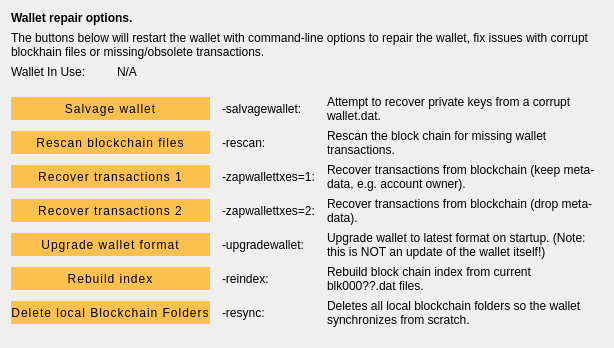
     <widget class="QWidget" name="tab_repair">
      <attribute name="title">
       <string>&amp;Wallet Repair</string>
      </attribute>
      <layout class="QGridLayout" name="gridLayout_4" columnstretch="0,0,0,0">
       <property name="horizontalSpacing">
        <number>12</number>
       </property>
       <item row="10" column="0" colspan="2">
        <widget class="QPushButton" name="btn_resync">
         <property name="minimumSize">
          <size>
           <width>100</width>
           <height>23</height>
          </size>
         </property>
         <property name="styleSheet">
          <string notr="true">QPushButton {
  /* Global Button Style */
  background-color: #fdc14f;
  padding: 0.85em 2em;
  letter-spacing: 1px;
  color: #000000;
  font-size: 12px;
  border-radius: 20px;
}
QPushButton:hover {
  background-color: #fb9803;
}
QPushButton:focus {
  border: none;
  outline: none;
}
QPushButton:pressed {
  border: 1px solid #ff7300;
}</string>
         </property>
         <property name="text">
          <string>Delete local Blockchain Folders</string>
         </property>
        </widget>
       </item>
       <item row="0" column="0" colspan="4">
        <widget class="QLabel" name="label_repair_header">
         <property name="font">
          <font>
           <weight>75</weight>
           <bold>true</bold>
          </font>
         </property>
         <property name="text">
          <string>Wallet repair options.</string>
         </property>
        </widget>
       </item>
       <item row="1" column="0" colspan="4">
        <widget class="QLabel" name="label_repair_helptext">
         <property name="font">
          <font>
           <weight>50</weight>
           <bold>false</bold>
          </font>
         </property>
         <property name="text">
          <string>The buttons below will restart the wallet with command-line options to repair the wallet, fix issues with corrupt blockhain files or missing/obsolete transactions.</string>
         </property>
         <property name="wordWrap">
          <bool>true</bool>
         </property>
        </widget>
       </item>
       <item row="2" column="0">
        <widget class="QLabel" name="wallet_path_label">
         <property name="text">
          <string>Wallet In Use:</string>
         </property>
        </widget>
       </item>
       <item row="2" column="1" colspan="3">
        <widget class="QLabel" name="wallet_path">
         <property name="cursor">
          <cursorShape>IBeamCursor</cursorShape>
         </property>
         <property name="text">
          <string>N/A</string>
         </property>
         <property name="textFormat">
          <enum>Qt::PlainText</enum>
         </property>
         <property name="textInteractionFlags">
          <set>Qt::LinksAccessibleByMouse|Qt::TextSelectableByKeyboard|Qt::TextSelectableByMouse</set>
         </property>
        </widget>
       </item>
       <item row="3" column="0">
        <spacer name="verticalSpacer_repair1">
         <property name="orientation">
          <enum>Qt::Vertical</enum>
         </property>
         <property name="sizeHint" stdset="0">
          <size>
           <width>10</width>
           <height>10</height>
          </size>
         </property>
        </spacer>
       </item>
       <item row="4" column="0" colspan="2">
        <widget class="QPushButton" name="btn_salvagewallet">
         <property name="minimumSize">
          <size>
           <width>100</width>
           <height>23</height>
          </size>
         </property>
         <property name="styleSheet">
          <string notr="true">QPushButton {
  /* Global Button Style */
  background-color: #fdc14f;
  padding: 0.85em 2em;
  letter-spacing: 1px;
  color: #000000;
  font-size: 12px;
  border-radius: 20px;
}
QPushButton:hover {
  background-color: #fb9803;
}
QPushButton:focus {
  border: none;
  outline: none;
}
QPushButton:pressed {
  border: 1px solid #ff7300;
}</string>
         </property>
         <property name="text">
          <string>Salvage wallet</string>
         </property>
        </widget>
       </item>
       <item row="4" column="2">
        <widget class="QLabel" name="label_repair_salvage_command">
         <property name="text">
          <string notr="true">-salvagewallet:</string>
         </property>
        </widget>
       </item>
       <item row="4" column="3">
        <widget class="QLabel" name="label_repair_salvage">
         <property name="text">
          <string>Attempt to recover private keys from a corrupt wallet.dat.</string>
         </property>
         <property name="wordWrap">
          <bool>true</bool>
         </property>
        </widget>
       </item>
       <item row="5" column="0" colspan="2">
        <widget class="QPushButton" name="btn_rescan">
         <property name="minimumSize">
          <size>
           <width>100</width>
           <height>23</height>
          </size>
         </property>
         <property name="styleSheet">
          <string notr="true">QPushButton {
  /* Global Button Style */
  background-color: #fdc14f;
  padding: 0.85em 2em;
  letter-spacing: 1px;
  color: #000000;
  font-size: 12px;
  border-radius: 20px;
}
QPushButton:hover {
  background-color: #fb9803;
}
QPushButton:focus {
  border: none;
  outline: none;
}
QPushButton:pressed {
  border: 1px solid #ff7300;
}</string>
         </property>
         <property name="text">
          <string>Rescan blockchain files</string>
         </property>
        </widget>
       </item>
       <item row="5" column="2">
        <widget class="QLabel" name="label_repair_rescan_command">
         <property name="text">
          <string notr="true">-rescan:</string>
         </property>
        </widget>
       </item>
       <item row="5" column="3">
        <widget class="QLabel" name="label_repair_rescan">
         <property name="text">
          <string>Rescan the block chain for missing wallet transactions.</string>
         </property>
         <property name="wordWrap">
          <bool>true</bool>
         </property>
        </widget>
       </item>
       <item row="6" column="0" colspan="2">
        <widget class="QPushButton" name="btn_zapwallettxes1">
         <property name="minimumSize">
          <size>
           <width>100</width>
           <height>23</height>
          </size>
         </property>
         <property name="styleSheet">
          <string notr="true">QPushButton {
  /* Global Button Style */
  background-color: #fdc14f;
  padding: 0.85em 2em;
  letter-spacing: 1px;
  color: #000000;
  font-size: 12px;
  border-radius: 20px;
}
QPushButton:hover {
  background-color: #fb9803;
}
QPushButton:focus {
  border: none;
  outline: none;
}
QPushButton:pressed {
  border: 1px solid #ff7300;
}</string>
         </property>
         <property name="text">
          <string>Recover transactions 1</string>
         </property>
        </widget>
       </item>
       <item row="6" column="2">
        <widget class="QLabel" name="label_repair_zap1_command">
         <property name="text">
          <string notr="true">-zapwallettxes=1:</string>
         </property>
        </widget>
       </item>
       <item row="6" column="3">
        <widget class="QLabel" name="label_repair_zap1">
         <property name="text">
          <string>Recover transactions from blockchain (keep meta-data, e.g. account owner).</string>
         </property>
         <property name="wordWrap">
          <bool>true</bool>
         </property>
        </widget>
       </item>
       <item row="7" column="0" colspan="2">
        <widget class="QPushButton" name="btn_zapwallettxes2">
         <property name="minimumSize">
          <size>
           <width>100</width>
           <height>23</height>
          </size>
         </property>
         <property name="styleSheet">
          <string notr="true">QPushButton {
  /* Global Button Style */
  background-color: #fdc14f;
  padding: 0.85em 2em;
  letter-spacing: 1px;
  color: #000000;
  font-size: 12px;
  border-radius: 20px;
}
QPushButton:hover {
  background-color: #fb9803;
}
QPushButton:focus {
  border: none;
  outline: none;
}
QPushButton:pressed {
  border: 1px solid #ff7300;
}</string>
         </property>
         <property name="text">
          <string>Recover transactions 2</string>
         </property>
        </widget>
       </item>
       <item row="7" column="2">
        <widget class="QLabel" name="label_repair_zap2_command">
         <property name="text">
          <string notr="true">-zapwallettxes=2:</string>
         </property>
        </widget>
       </item>
       <item row="7" column="3">
        <widget class="QLabel" name="label_repair_zap2">
         <property name="text">
          <string>Recover transactions from blockchain (drop meta-data).</string>
         </property>
         <property name="wordWrap">
          <bool>true</bool>
         </property>
        </widget>
       </item>
       <item row="8" column="0" colspan="2">
        <widget class="QPushButton" name="btn_upgradewallet">
         <property name="minimumSize">
          <size>
           <width>100</width>
           <height>23</height>
          </size>
         </property>
         <property name="styleSheet">
          <string notr="true">QPushButton {
  /* Global Button Style */
  background-color: #fdc14f;
  padding: 0.85em 2em;
  letter-spacing: 1px;
  color: #000000;
  font-size: 12px;
  border-radius: 20px;
}
QPushButton:hover {
  background-color: #fb9803;
}
QPushButton:focus {
  border: none;
  outline: none;
}
QPushButton:pressed {
  border: 1px solid #ff7300;
}</string>
         </property>
         <property name="text">
          <string>Upgrade wallet format</string>
         </property>
        </widget>
       </item>
       <item row="8" column="2">
        <widget class="QLabel" name="label_repair_upgrade_command">
         <property name="text">
          <string notr="true">-upgradewallet:</string>
         </property>
        </widget>
       </item>
       <item row="8" column="3">
        <widget class="QLabel" name="label_repair_upgrade">
         <property name="text">
          <string>Upgrade wallet to latest format on startup. (Note: this is NOT an update of the wallet itself!)</string>
         </property>
         <property name="wordWrap">
          <bool>true</bool>
         </property>
        </widget>
       </item>
       <item row="9" column="0" colspan="2">
        <widget class="QPushButton" name="btn_reindex">
         <property name="minimumSize">
          <size>
           <width>100</width>
           <height>23</height>
          </size>
         </property>
         <property name="styleSheet">
          <string notr="true">QPushButton {
  /* Global Button Style */
  background-color: #fdc14f;
  padding: 0.85em 2em;
  letter-spacing: 1px;
  color: #000000;
  font-size: 12px;
  border-radius: 20px;
}
QPushButton:hover {
  background-color: #fb9803;
}
QPushButton:focus {
  border: none;
  outline: none;
}
QPushButton:pressed {
  border: 1px solid #ff7300;
}</string>
         </property>
         <property name="text">
          <string>Rebuild index</string>
         </property>
        </widget>
       </item>
       <item row="9" column="2">
        <widget class="QLabel" name="label_repair_reindex_command">
         <property name="text">
          <string notr="true">-reindex:</string>
         </property>
        </widget>
       </item>
       <item row="9" column="3">
        <widget class="QLabel" name="label_repair_reindex">
         <property name="text">
          <string>Rebuild block chain index from current blk000??.dat files.</string>
         </property>
         <property name="wordWrap">
          <bool>true</bool>
         </property>
        </widget>
       </item>
       <item row="11" column="0">
        <spacer name="verticalSpacer_repair2">
         <property name="orientation">
          <enum>Qt::Vertical</enum>
         </property>
         <property name="sizeHint" stdset="0">
          <size>
           <width>20</width>
           <height>10</height>
          </size>
         </property>
        </spacer>
       </item>
       <item row="10" column="2">
        <widget class="QLabel" name="label_repair_resync_command">
         <property name="text">
          <string>-resync:</string>
         </property>
        </widget>
       </item>
       <item row="10" column="3">
        <widget class="QLabel" name="label_repair_resync">
         <property name="text">
          <string>Deletes all local blockchain folders so the wallet synchronizes from scratch.</string>
         </property>
         <property name="wordWrap">
          <bool>true</bool>
         </property>
        </widget>
       </item>
      </layout>
     </widget>
